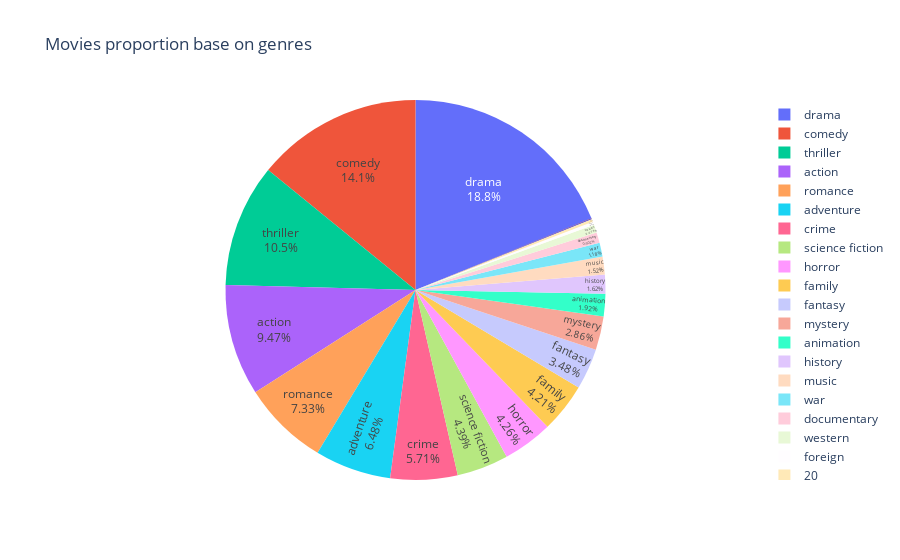

The code cell stored with this chart in its notebook:
### Code cell
visualize_genres(df)

### Figure 1 — Plotly figure (JSON) as saved in the notebook; plotly's stock layout.template omitted (floating-point values rounded to 4 significant figures)
{"data": [{"labels": ["action", "adventure", "fantasy", "science fiction", "crime", "drama", "thriller", "animation", "family", "western", "comedy", "romance", "horror", "mystery", "history", "war", "music", "documentary", "foreign", "tv movie", "", "enre_name"], "textinfo": "percent+label", "textposition": "inside", "type": "pie", "values": [2308, 1580, 848, 1070, 1392, 4594, 2548, 468, 1026, 164, 3444, 1788, 1038, 696, 394, 288, 370, 220, 68, 16, 56, 1]}], "layout": {"title": {"text": "Movies proportion base on genres"}}}
